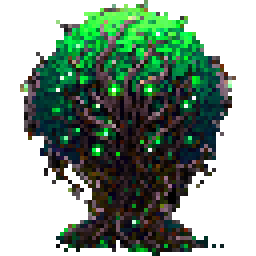
#> input picture tileset_generation/monster_v3/tier_1/monster_15_light.png, 64 x 64 px (shown 4 times larger)
$ python -i fix_monster_magenta.py   (imports and definitions only)
#> lines starting #> are read from the running program, lines starting #| are printed output that depends on the picture; after the words box and inside, x2 and y2 are one past the last pixel; in counts of white or black regions, pixels touching at a corner belong together
#> further down, picture is the input picture: PIL image 64x64 RGBA; mean R, G, B, A 21.1, 41.4, 26.4, 143
#!/usr/bin/env python3
"""
Fix magenta bleed in monster sprites.

Problem: DALL-E's magenta background bleeds pink tint into creature bodies.
Dark creatures (rats, bats, wolves, squirrels) are especially affected.

Pipeline per monster:
1. Load raw 1024x1024
2. Identify creature vs background regions
3. For creature pixels with magenta tint, neutralize toward natural colors
4. 3-pass BG removal (edge flood fill, interior cleanup, fringe)
5. Auto-crop + resize to 64x64
6. Generate dark variant

Usage:
    python fix_monster_magenta.py --all           # Process all tier 1
    python fix_monster_magenta.py --ids 12 13 16 21  # Specific monsters
    python fix_monster_magenta.py --preview 12    # Show before/after comparison
"""

import argparse
import os
import sys
from pathlib import Path
from collections import deque
from typing import List, Tuple

try:
    from PIL import Image, ImageEnhance
    import numpy as np
except ImportError:
    print("pip install pillow numpy")
    sys.exit(1)

BASE_DIR = Path(__file__).parent
RAW_DIR = BASE_DIR / "monster_v2" / "raw"
TIER_DIR = BASE_DIR / "monster_v2" / "tier_1"
CORRECTED_DIR = BASE_DIR / "monster_v2" / "corrected"
TILE_SIZE = 64

# All tier 1 monster IDs
TIER_1_IDS = [11, 12, 13, 14, 16, 17, 18, 19, 20, 21, 22, 31]

# Monsters with known heavy magenta bleed (from user review)
HEAVY_BLEED = {12, 13, 16, 21}


def is_background_pixel(r, g, b):
    """Check if a pixel is part of the magenta background (strict)."""
    return (r > 150 and g < r * 0.55 and (r - g) > 70 and b > g * 0.8)


# [231 lines left out: functions get_magenta_influence, correct_magenta_bleed, bg_remove_3pass, auto_crop_square, not called in this run]


def generate_dark_variant(img: Image.Image) -> Image.Image:
    """Generate dark/FOV variant: desaturate 60%, darken 40%, cool blue tint."""
    if img.mode == "RGBA":
        alpha = img.split()[3]
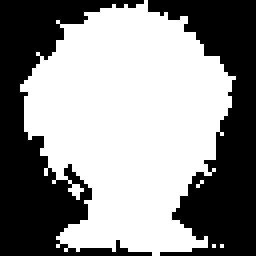
#> alpha: PIL image 64x64 L (shown 4 times larger); 56.1% white; 2 black regions, box (x1, y1, x2, y2) and area: (0, 0, 38, 64) 938, (37, 0, 64, 64) 861
        rgb = img.convert("RGB")
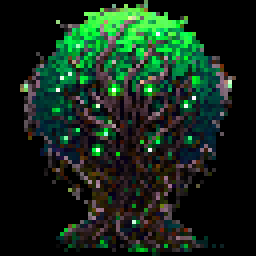
#> rgb: PIL image 64x64 RGB (shown 4 times larger); mean R, G, B 21.1, 41.4, 26.4
    else:
        alpha = None
        rgb = img.convert("RGB")

    gray = rgb.convert("L").convert("RGB")
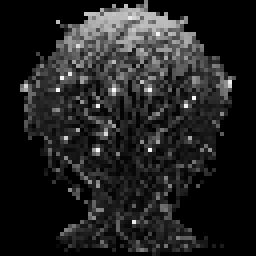
#> gray: PIL image 64x64 RGB (shown 4 times larger); min 0, max 252, mean 33.6
    desaturated = Image.blend(rgb, gray, 0.6)
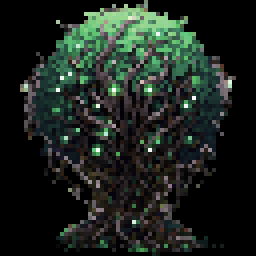
#> desaturated: PIL image 64x64 RGB (shown 4 times larger); mean R, G, B 28.4, 36.5, 30.5
    darkener = ImageEnhance.Brightness(desaturated)
    darkened = darkener.enhance(0.6)
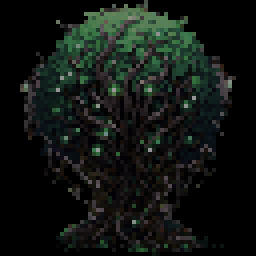
#> darkened: PIL image 64x64 RGB (shown 4 times larger); mean R, G, B 16.8, 21.7, 18.1

    arr = np.array(darkened).astype(np.float32)
    arr[:, :, 0] *= 0.85
    arr[:, :, 1] *= 0.90
    arr[:, :, 2] = np.minimum(arr[:, :, 2] * 1.15, 255)
    arr = np.clip(arr, 0, 255).astype(np.uint8)

    result = Image.fromarray(arr, "RGB")
    if alpha is not None:
        result = result.convert("RGBA")
        result.putalpha(alpha)
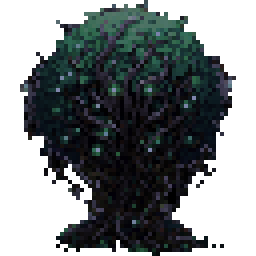
#> result: PIL image 64x64 RGBA (shown 4 times larger); mean R, G, B, A 14, 19.3, 20.5, 143; transparent parts drawn white
    return result


# [134 lines left out: functions process_monster, save_comparison, main, not called in this run]


# [2 lines not run here, left out]

>>> from PIL import Image
>>> picture = Image.open('monster_v3/tier_1/monster_15_light.png')
>>> result = generate_dark_variant(picture)

$ run again, on tileset_generation/player_v2_raws.png
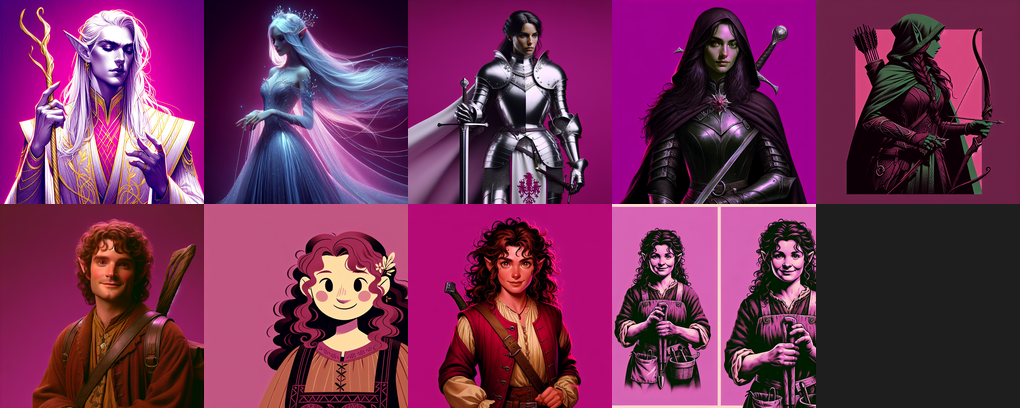
#> input picture tileset_generation/player_v2_raws.png, 1020 x 408 px
#> picture is the input picture: PIL image 1020x408 RGB; mean R, G, B 113.7, 46.6, 86.7
#> in generate_dark_variant, `desaturated = Image.blend(rgb, gray, 0.6)`:
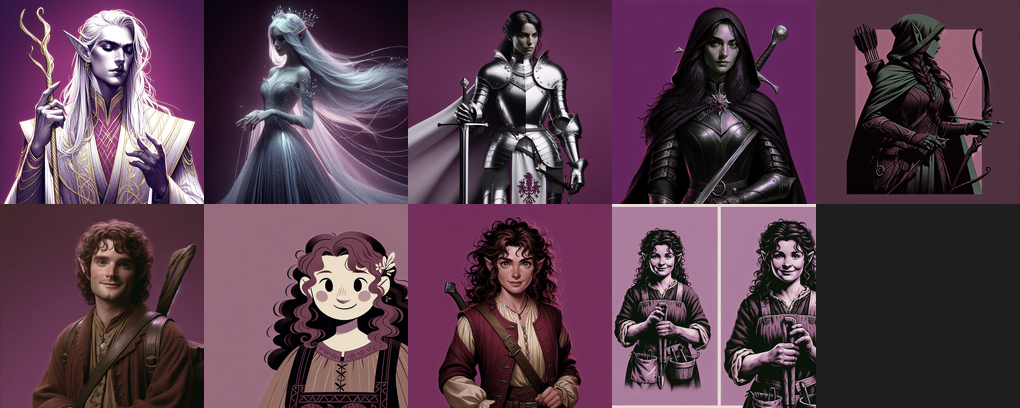
#> desaturated: PIL image 1020x408 RGB; mean R, G, B 87.9, 61.1, 77.1
#> in generate_dark_variant, `darkened = darkener.enhance(0.6)`:
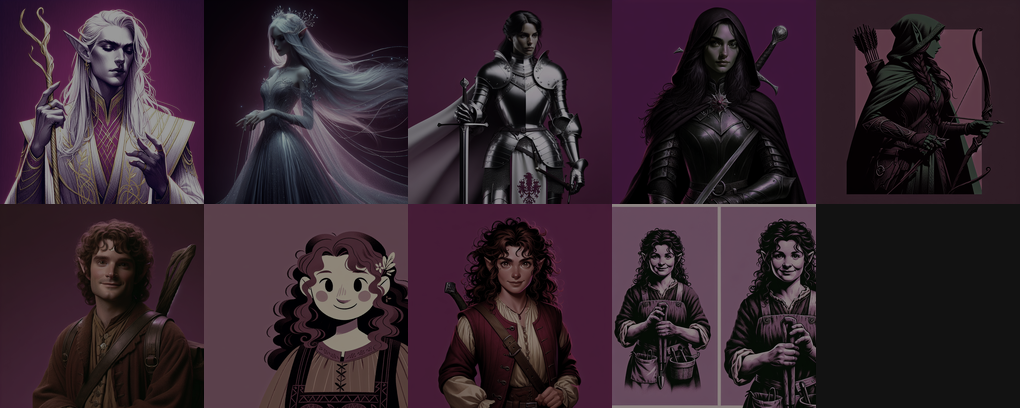
#> darkened: PIL image 1020x408 RGB; mean R, G, B 52.4, 36.3, 45.9

$ run again, on tileset_generation/artefact_v2/artefact_18_light_source_dark.png
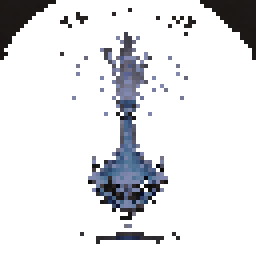
#> input picture tileset_generation/artefact_v2/artefact_18_light_source_dark.png, 64 x 64 px (shown 4 times larger)
#> picture is the input picture: PIL image 64x64 RGBA; mean R, G, B, A 50.1, 32, 55.5, 38.8
#> in generate_dark_variant, `alpha = img.split()[3]`:
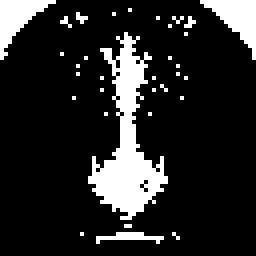
#> alpha: PIL image 64x64 L (shown 4 times larger); 15.2% white; 33 white regions (29 under 20 px), largest, box (x1, y1, x2, y2) and area: (22, 8, 42, 55) 370, (50, 0, 64, 15) 94, (0, 0, 14, 15) 88, (24, 58, 41, 61) 26
#> in generate_dark_variant, `result.putalpha(alpha)`:
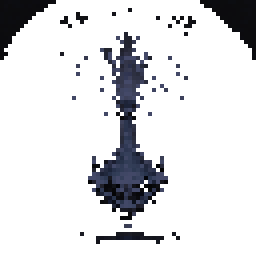
#> result: PIL image 64x64 RGBA (shown 4 times larger); mean R, G, B, A 21.5, 18.9, 30.7, 38.8; transparent parts drawn white
